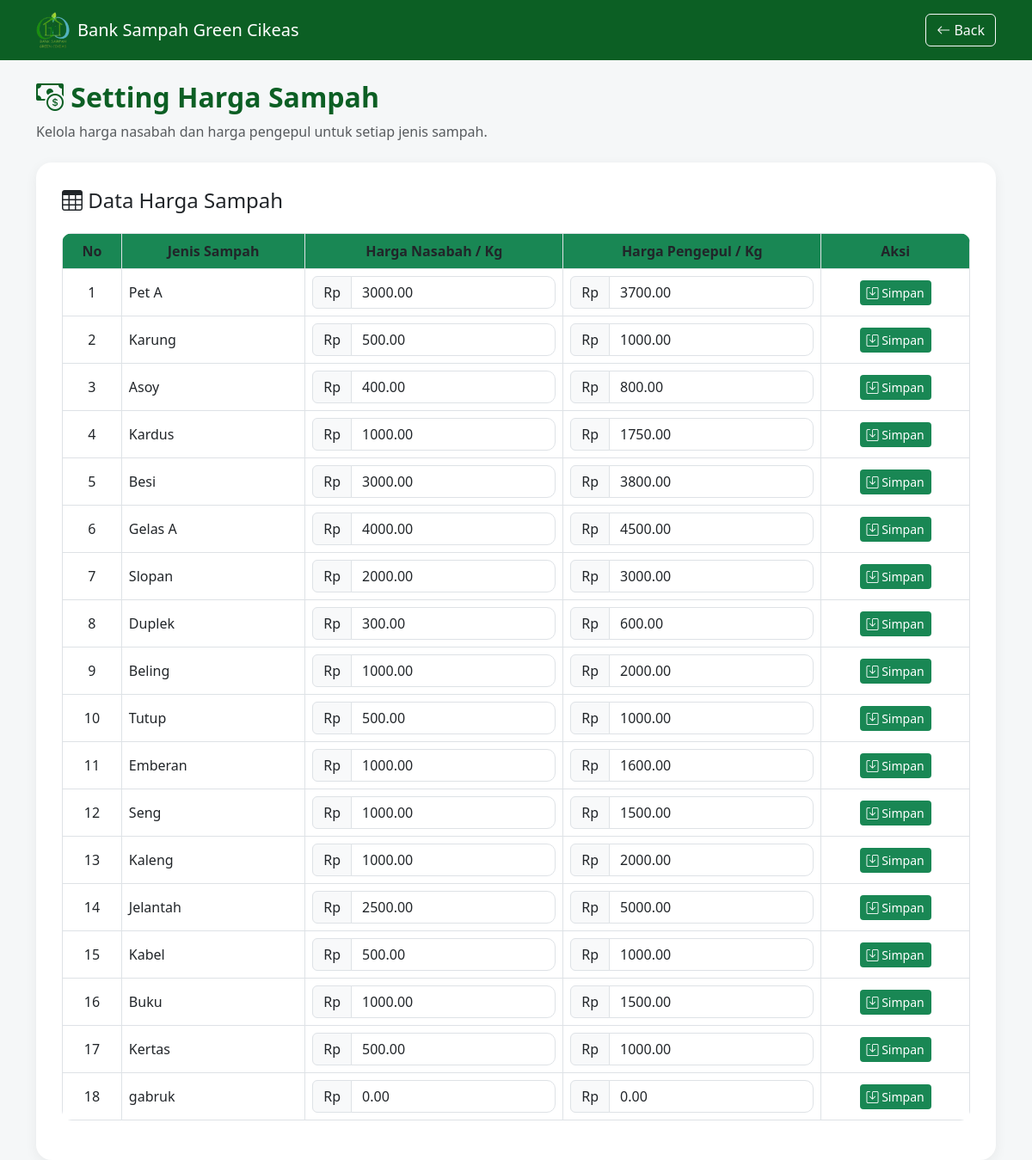
The app's page /admin/harga.php (signed in) with its own data.
### tables this page shows
CREATE TABLE `jenis_sampah` (
  `id_jenis` int(11) NOT NULL,
  `nama_jenis` varchar(50) NOT NULL,
  `harga_per_kg` decimal(10,2) NOT NULL,
  `harga_nasabah` decimal(10,2) NOT NULL,
  `harga_pengepul` decimal(10,2) NOT NULL,
  `gambar` varchar(100) NOT NULL
);

### admin/harga.php (the view, shortened to what this page needs)
<!DOCTYPE html>
<html>
<head>
    <link href="https://cdn.jsdelivr.net/npm/bootstrap@5.3.0/dist/css/bootstrap.min.css" rel="stylesheet">
    <link href="https://cdn.jsdelivr.net/npm/bootstrap-icons/font/bootstrap-icons.css" rel="stylesheet">
</head>
<body>
<nav class="navbar navbar-dark">
    <div class="container">
        <a class="navbar-brand d-flex align-items-center" href="#">
            <img src="../assets/logobs.png" width="40" class="me-2">
            Bank Sampah Green Cikeas
        </a>
        <a href="dashboard.php" class="btn btn-outline-light">
            <i class="bi bi-arrow-left"></i> Back
        </a>
    </div>
</nav>
<div class="container mt-4">
    <div class="mb-4">
        <h2 class="title-page">
            <i class="bi bi-cash-coin"></i>
            Setting Harga Sampah
        </h2>
        <p class="text-muted">
            Kelola harga nasabah dan harga pengepul untuk setiap jenis sampah.
        </p>
    </div>
    <div class="table-card">
        <h4 class="mb-4">
            <i class="bi bi-table"></i>
            Data Harga Sampah
        </h4>
        <div class="table-responsive">
            <table class="table table-bordered table-hover align-middle">
                <thead class="text-center">
                    <tr>
                        <th>No</th>
                        <th>Jenis Sampah</th>
                        <th>Harga Nasabah / Kg</th>
                        <th>Harga Pengepul / Kg</th>
                        <th>Aksi</th>
                    </tr>
                </thead>
                <tbody>
                <?php
                $data = mysqli_query($conn, "SELECT * FROM jenis_sampah");
                $no = 1;
                while($d = mysqli_fetch_assoc($data)){
                ?>
                <tr>
                    <form method="POST">
                        <td class="text-center">
                            <?= $no++; ?>
                        </td>
                        <td>
                            <?= $d['nama_jenis']; ?>
                        </td>
                        <td width="300">
                            <div class="input-group">
                                <span class="input-group-text">
                                    Rp
                                </span>
                                <input type="number"
                                        name="harga_nasabah"
                                        class="form-control"
                                        value="<?= $d['harga_nasabah']; ?>"
                                        required>
                            </div>
                        </td>
                        <td width="300">
                            <div class="input-group">
                                <span class="input-group-text">
                                    Rp
                                </span>
                                <input type="number"
                                        name="harga_pengepul"
                                        class="form-control"
                                        value="<?= $d['harga_pengepul']; ?>"
                                        required>
                            </div>
                        </td>
                        <td class="text-center">
                            <button name="update"
                                    class="btn btn-success btn-sm">
                                <i class="bi bi-save"></i>
                                Simpan
                            </button>
                        </td>
                    </form>
                </tr>
                <?php } ?>
                </tbody>
            </table>
        </div>
    </div>
</div>
</body>
</html>

### admin/harga.php (style rules this page uses)
body { background-color:#f5f7f8; }
.navbar { background-color:#0c5f24; }
.table-card { background:white; border-radius:18px; padding:30px; box-shadow:0 4px 15px rgba(0,0,0,0.06); }
.title-page { font-weight:bold; color:#0c5f24; }
.btn-success { background:#198754; border:none; }
table th { background:#198754 !important; color:white; }
.form-control { border-radius:10px; }
.table { border-radius:12px; overflow:hidden; }
.table { min-width:850px; }
.table td, .table th { vertical-align:middle; white-space:nowrap; }

### records on screen
jenis_sampah: nama_jenis "Pet A", harga_nasabah "3000.00", harga_pengepul "3700.00"
jenis_sampah: nama_jenis "Karung", harga_nasabah "500.00", harga_pengepul "1000.00"
jenis_sampah: nama_jenis "Asoy", harga_nasabah "400.00", harga_pengepul "800.00"
jenis_sampah: nama_jenis "Kardus", harga_nasabah "1000.00", harga_pengepul "1750.00"
jenis_sampah: nama_jenis "Besi", harga_nasabah "3000.00", harga_pengepul "3800.00"
jenis_sampah: nama_jenis "Gelas A", harga_nasabah "4000.00", harga_pengepul "4500.00"
jenis_sampah: nama_jenis "Slopan", harga_nasabah "2000.00", harga_pengepul "3000.00"
jenis_sampah: nama_jenis "Duplek", harga_nasabah "300.00", harga_pengepul "600.00"
jenis_sampah: nama_jenis "Beling", harga_nasabah "1000.00", harga_pengepul "2000.00"
jenis_sampah: nama_jenis "Tutup", harga_nasabah "500.00", harga_pengepul "1000.00"
jenis_sampah: nama_jenis "Emberan", harga_nasabah "1000.00", harga_pengepul "1600.00"
jenis_sampah: nama_jenis "Seng", harga_nasabah "1000.00", harga_pengepul "1500.00"
jenis_sampah: nama_jenis "Kaleng", harga_nasabah "1000.00", harga_pengepul "2000.00"
jenis_sampah: nama_jenis "Jelantah", harga_nasabah "2500.00", harga_pengepul "5000.00"
jenis_sampah: nama_jenis "Kabel", harga_nasabah "500.00", harga_pengepul "1000.00"
jenis_sampah: nama_jenis "Buku", harga_nasabah "1000.00", harga_pengepul "1500.00"
jenis_sampah: nama_jenis "Kertas", harga_nasabah "500.00", harga_pengepul "1000.00"
jenis_sampah: nama_jenis "gabruk", harga_nasabah "0.00", harga_pengepul "0.00"
